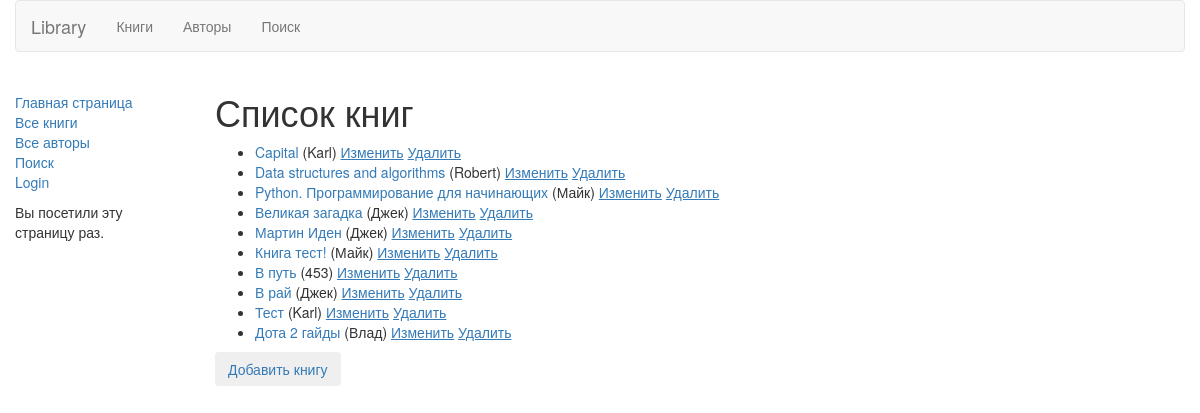
/catalog/books/, run on the app's committed database.
### catalog/models.py (models this page shows, shortened)
class Book(models.Model):
    isbn = models.CharField('ISBN', max_length=13)
    title = models.CharField(max_length=200)
    author = models.ForeignKey('Author', on_delete=models.SET_NULL, null=True)
    def get_absolute_url(self):
        return reverse('book-detail', args=[str(self.id)])

class Author(models.Model):
    first_name = models.CharField(max_length=100)
    idd = models.CharField(max_length=10)
    def __str__(self):
        return self.first_name

### catalog/views.py (the view)
class BookListView(generic.ListView):
    model = Book

### templates/catalog/book_list.html
{% extends "base_generic.html" %}
{% block content %}
    <h1>Список книг</h1>
    {% if book_list %}
    <ul>
      {% for book in book_list %}
      <li>
          <a href="{{ book.get_absolute_url }}">{{ book.title }}</a> ({{book.author}})
          <a href="{{ book.get_absolute_url }}/update"><u>Изменить</u></a>
          <a href="{{ book.get_absolute_url }}/delete"><u>Удалить</u></a>
      </li>
      {% endfor %}
    </ul>
    {% else %}
      <p>Нет книг в библиотеке</p>
    {% endif %}
    <a href={% url 'book_create' %}><button class="btn btn">Добавить книгу</button></a>
{% endblock %}

### templates/base_generic.html (shortened to what this page needs)
<!DOCTYPE html>
<html lang="en">
<head>
    <link rel="stylesheet" href="https://maxcdn.bootstrapcdn.com/bootstrap/3.3.7/css/bootstrap.min.css">
    <link rel="stylesheet" href="/catalog/static/css/style.css">
</head>
<body>
<div class="container-fluid">
    <nav class="navbar navbar-default">
        <div class="container-fluid">
            <div class="navbar-header">
                <a class="navbar-brand" href="{% url 'index' %}">Library</a>
            </div>
            <div class="collapse navbar-collapse">
                <ul class="nav navbar-nav">
                    <li><a href="{% url 'books' %}">Книги</a></li>
                    <li><a href="{% url 'authors' %}">Авторы</a></li>
                    <li><a href="{% url 'search_book' %}">Поиск</a></li>
                </ul>
            </div>
        </div>
    </nav>
    <div class="row">
        <div class="col-sm-2">
            {% block sidebar %}
                <ul class="sidebar-nav">
                    <li><a href="{% url 'index' %}">Главная страница</a></li>
                    <li><a href="{% url 'books' %}">Все книги</a></li>
                    <li><a href="{% url 'authors' %}">Все авторы</a></li>
                    <li><a href="{% url 'search_book' %}">Поиск</a></li>
                    {% if user.is_authenticated %}
                        <li>User: {{ user.get_username }}</li>
                        <li><a href="{% url 'logout' %}?next={{ request.path }}">Logout</a></li>
                    {% else %}
                        <li><a href="{% url 'login' %}?next={{ request.path }}">Login</a></li>
                    {% endif %}
                </ul>
                <p>Вы посетили эту страницу {{ num_visits }}{% if num_visits == 1 %} time{% else %} раз{% endif %}.</p>
            {% endblock %}
        </div>
        <div class="col-sm-10 ">
            {% block content %}{% endblock %}
        </div>
    </div>
</div>
</body>
</html>

### catalog/static/css/style.css (style rules this page uses)
.sidebar-nav { margin-top: 20px; padding: 0; list-style: none; }

### data on the page
Book: title "Capital", author "Karl"
Book: title "Data structures and algorithms", author "Robert"
Book: title "Python. Программирование для начинающих", author "Майк"
Book: title "Великая загадка", author "Джек"
Book: title "Мартин Иден", author "Джек"
Book: title "Книга тест!", author "Майк"
Book: title "В путь", author "453"
Book: title "В рай", author "Джек"
Book: title "Тест", author "Karl"
Book: title "Дота 2 гайды", author "Влад"
